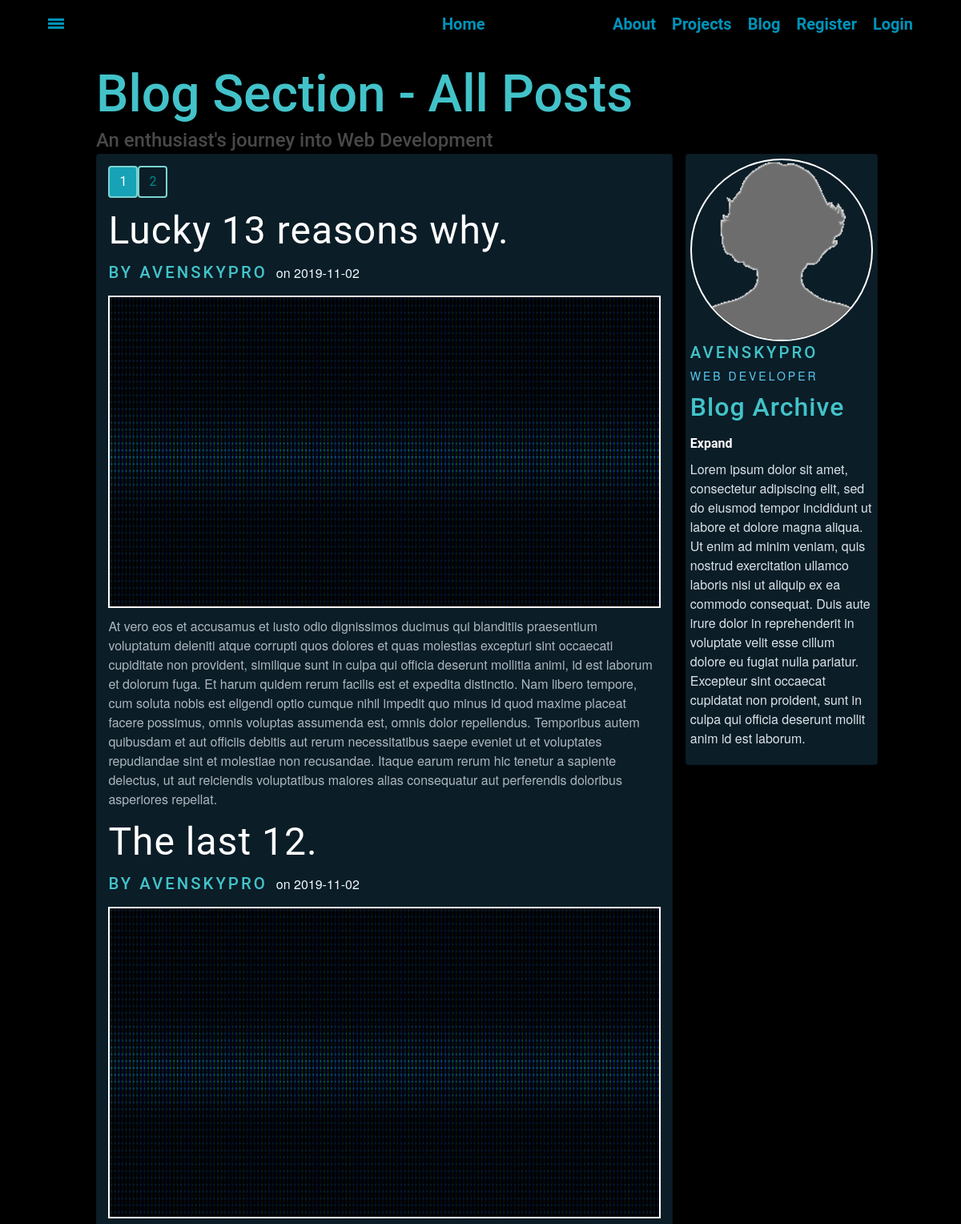
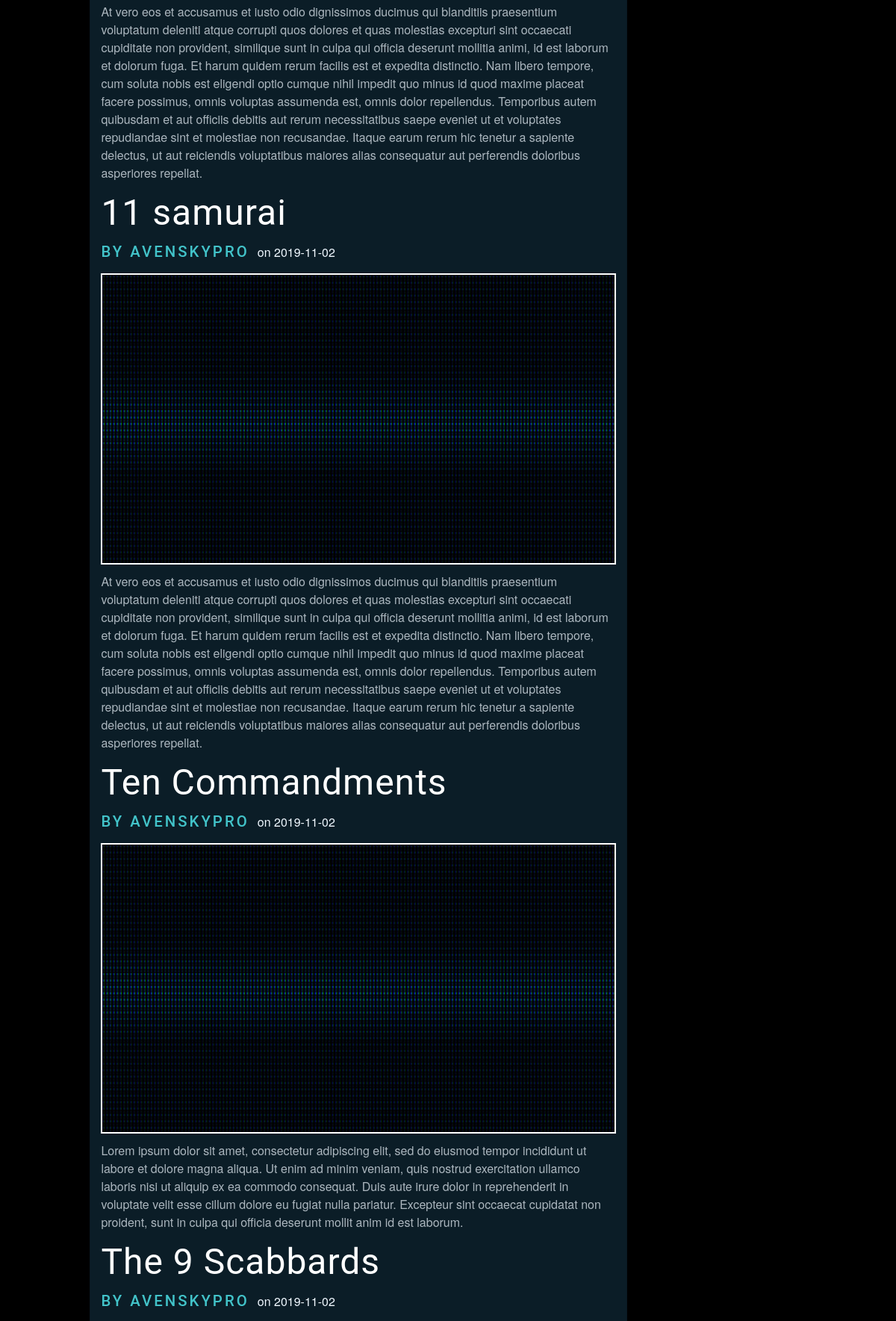
The app's page /user/avenskypro (upper part) with its own data (2 pictures, top to bottom).
### webdev/models.py (models this page shows, shortened)
class Post(db.Model):
    __tablename__= 'post'
    id = db.Column(db.Integer, primary_key=True)
    title = db.Column(db.String(100), nullable=False)
    date_posted = db.Column(db.DateTime, nullable=False, default=datetime.datetime.utcnow())
    content = db.Column(db.Text, nullable=False)
    user_id = db.Column(db.Integer, db.ForeignKey('user.id'), nullable=False)

class User(db.Model, UserMixin):
    id = db.Column(db.Integer, primary_key=True)
    username = db.Column(db.String(20), unique=True, nullable=False)
    email = db.Column(db.String(120),  unique=True, nullable=False)
    image_file = db.Column(db.String(20), nullable=False, default='blank_user.gif')
    password = db.Column(db.String(60), nullable=False)
    posts = db.relationship('Post', backref='author', lazy=True)

### webdev/routes.py (the view)
@app.route("/user/<string:username>")
def user_posts(username):
	page = request.args.get('page', type=int, default=1)
	user = User.query.filter_by(username=username).first_or_404()
	posts = Post.query.filter_by(author=user).order_by(Post.id.desc()).paginate(page=page, per_page=5)
	image_file = url_for('static',filename='pics/' + user.image_file)
	return render_template('user_posts.html', posts=posts, user=user, image_file = image_file)

### webdev/templates/user_posts.html (shortened to what this page needs)
{% extends "main.html" %}
{% block content %}
<div class="blog-wrapper content-wrapper" id="user_posts">
	<div class="box header">
		<div class="blog-header">
			<div class="blog-header-left">
				<a href="{{ url_for('showBlog') }}"><h2>Blog Section - All Posts</h2></a>
				<h3>An enthusiast's journey into Web Development</h3>
			</div>
		</div>
	</div>
	<div class="box content">
		<div class="blog-card card">
			<ul class="pagination">
			{% for page_num in posts.iter_pages(left_edge=1, right_edge=1, left_current=1, right_current=2) %}
					{% if page_num %}
						 {% if posts.page == page_num %}
							 <li><a class="btn btn-info" href="{{ url_for('user_posts', username=user.username, page=page_num) }}">{{ page_num }}</a></li>
						 {% else %}
							 <li><a class="btn btn-outline-info" href="{{ url_for('user_posts', username=user.username, page=page_num) }}">{{ page_num }}</a></li>
						 {% endif %}
					{% else %}
						<li>
							<a class="btn btn-outline-info mb-4">
							<span class="ellipsis">&hellip;</span>
							</a>
						</li>
					{% endif %}
			{% endfor %}
			</ul>
			{% for post in posts.items %}
			<a class="card-post-title" href="{{ url_for('post', post_id=post.id )}}"><h1>{{ post.title }}</h1></a>
			<a class="card-author" href="{{ url_for('user_posts', username=post.author.username) }}"><h2>By {{ post.author.username }}</h2></a>
			<small class="card-date text-muted"><p> on {{ post.date_posted.strftime('%Y-%m-%d') }}</p></small>
			<img class="blog-card-img card-img" src="{{ url_for('static', filename='pics/heading.gif') }}">
			<p class="card-content">{{ post.content }}</p>
			{% endfor %}
		</div>
	</div>
	<div class="box sidebar">
		<div class="side-card card">
			<img class="card-img" src="{{ image_file }}">
			<a class="card-author"><h2>{{ user.username }}</h2></a>
			<p class="card-position">Web Developer</p>
			<h2 class="card-title">Blog Archive</h2>
			<div class="card-archive">
			  <label for="togList1">
			    <span>Expand</span>
			  </label>
			</div>
			<p class="card-info">Lorem ipsum dolor sit amet, consectetur adipiscing elit, sed do eiusmod tempor incididunt ut labore et dolore magna aliqua. Ut enim ad minim veniam, quis nostrud exercitation ullamco laboris nisi ut aliquip ex ea commodo consequat. Duis aute irure dolor in reprehenderit in voluptate velit esse cillum dolore eu fugiat nulla pariatur. Excepteur sint occaecat cupidatat non proident, sunt in culpa qui officia deserunt mollit anim id est laborum.</p>
		</div>
	</div>
</div>
{% endblock %}

### webdev/templates/main.html (shortened to what this page needs)
<!DOCTYPE html>
<html lang="en">
	<head>
		<link rel="stylesheet" href="https://maxcdn.bootstrapcdn.com/bootstrap/4.0.0/css/bootstrap.min.css">
		<link rel="stylesheet" type="text/css" href="{{ url_for('static', filename='styles.css') }}">
	</head>
	<body>
		<div class="wrapper">
			<nav class="navbar" id="navbar">
			  <div class="navbox navleft">
			    <li class="navbar-item"><a href="#" class="box-shadow-menu"></a></li>
			  </div>
			  <div class="navbox navcenter">
			    <li class="navbar-item"><a href="{{url_for('showHome')}}">Home</a></li>
			  </div>
			  <div class="navbox navright">
			    <li class="navbar-item"><a href="{{url_for('showHome')}}#about">About</a></li>
			    <li class="navbar-item"><a href="{{url_for('showHome')}}#projects">Projects</a></li>
			    <li class="navbar-item"><a href="{{url_for('showBlog')}}">Blog</a></li>
					{% if current_user.is_authenticated %}
					<li class="navbar-item">
						<a href="{{ url_for('account') }}">Account</a>
					</li>
					<li class="navbar-item">
						<a href="{{ url_for('logout') }}">Logout</a>
					</li>
					{% else %}
					<li class="navbar-item">
						<a href="{{ url_for('register') }}">Register</a>
					</li>
					<li class="navbar-item">
						<a href="{{ url_for('login') }}">Login</a>
					</li>
					{% endif %}
			  </div>
			</nav>
			{% block content %}{% endblock %}
		</div>
	</body>
</html>

### webdev/static/styles.css (style rules this page uses)
body { margin: 0px; overflow-x: hidden; color:white; }
* { font-family: "Helvetica Neue Bold", Roboto, Helvetica, Arial, sans-serif; font-weight: 700; }
h1 { font-family: "Helvetica Neue Light", Roboto, Helvetica, Arial, sans-serif; font-size: 50px; line-height: 60px; font-weight: 300; }
h2 { font-size: 3em; color: #42C3C9; }
h3 { font-size: 24px; color: #4A4A4A; line-height: 23px; }
p { font-family: "Helvetica Neue", Roboto, Helvetica, Arial, sans-serif; font-size: 16px; color: #F0F8FF; font-weight: 400; }
a { font-size: 14px; color: #0093b9; line-height: 17px; text-decoration: none; }
.navbar { display: flex; margin: 0px; height:8vh; position: fixed; width: 100%; list-style: none; padding: 0px; z-index: 10000; }
.navbox { flex: 1; display: flex; justify-content: center; align-items: center; }
.navleft { justify-content: flex-start; padding-left: 50px; }
.navright { justify-content: flex-end; padding-right: 50px; }
.navbar-item { padding: 10px; white-space: nowrap; }
.navbar-item a { text-decoration: none; color: #0093B9; font-size: 1.25em; }
.box-shadow-menu { position: relative; padding-left: 1.25em; }
.box-shadow-menu:before { content: ""; position: absolute; left: 0; top: 0.25em; width: 1em; height: 0.15em; background: #0093B9; box-shadow: 0 0.25em 0 0 #0093B9, 0 0.5em 0 0 #0093B9; }
.header h2 { font-size: 4rem; margin:0px; }
.header h3 { margin: 0px; font-size: 1.5em; line-height: 1.5em; }
.header { align-items: center; margin-bottom:2%; white-space: nowrap; height:100% }
.content-wrapper { min-height: 90vh; margin: 0 10%; padding: 10vh 0 0; display: grid; grid-template-rows: 12vh min-content; grid-gap: 1em; grid-template-columns: 1fr; grid-template-areas: "header" "content" }
.sidebar { grid-area: sidebar; }
.content { grid-area: content; }
.header { grid-area: header; }
.blog-wrapper { grid-template-columns: 60vw 20vw; grid-template-areas: "header header" "content sidebar"; }
.blog-header { justify-content: space-between; display: flex; }
.card { background-color: rgba(34,84,112,0.35); box-shadow: 0 0 20px rgba(0,0,0,.2); padding:2%; display: grid; grid-gap: 1em; margin-bottom: 2%; }
.card-img { grid-area: image; }
.card-position { grid-area: position; }
.card-info { grid-area: info; }
.card-archive { grid-area: archive; }
.blog-card { display: block; }
.side-card { display: block; }
a { color: dodgerblue; }
.card-info { font-weight: 300; opacity: .9; }
.card-position { text-transform: uppercase; font-size: .875rem; letter-spacing: 3px; margin: 0 0 .5vem; line-height: 1; color: #5bcbf0; }
.card-img { justify-self: center; max-width: 100%; border-radius: 50%; border: 2px solid white; }
.blog-card-img { justify-self: center; max-width: 100%; border-radius: 50%; border: 2px solid white; border-radius: 0; }
.card-post-title h1 { letter-spacing: 1px; margin: .35em 0 .30em; line-height: 1; font-weight: 400; font-size: 3rem; color: white; }
.card-title { letter-spacing: 1px; margin: .15em 0 .55em; line-height: 1; font-size: 2rem; }
.card-author { display: inline-block; text-transform: uppercase; font-size: .425em; letter-spacing: 3px; margin: .25em 0; line-height: 1; color: #5bcbf0; }
.card-date { margin: 0 .55em; display: inline-block; }
.card-content { font-weight: 300; opacity: .7; margin: .70em 0; }
.btn { display: block; margin: 0px auto 0px; border: 2px solid #7AD4D0; color: darkcyan; }
.btn-info { color: #fff; }
.pagination { margin-bottom: 0px }

### records on screen
Post: title "Lucky 13 reasons why.", author.username "AVENSKYPRO", date_posted "2019-11-02", content "At vero eos et accusamus et iusto odio dignissimos ducimus qui blanditiis praesentium voluptatum deleniti atque corrupti quos dolores et quas molestias excepturi sint occaecati cupiditate non provident, similique sunt in culpa qui officia deserunt mollitia animi, id est laborum et dolorum fuga. Et harum quidem rerum facilis est et expedita distinctio. Nam libero tempore, cum soluta nobis est eligendi optio cumque nihil impedit quo minus id quod maxime placeat facere possimus, omnis voluptas assumenda est, omnis dolor repellendus. Temporibus autem quibusdam et aut officiis debitis aut rerum necessitatibus saepe eveniet ut et voluptates repudiandae sint et molestiae non recusandae. Itaque…"
Post: title "The last 12.", author.username "AVENSKYPRO", date_posted "2019-11-02", content "At vero eos et accusamus et iusto odio dignissimos ducimus qui blanditiis praesentium voluptatum deleniti atque corrupti quos dolores et quas molestias excepturi sint occaecati cupiditate non provident, similique sunt in culpa qui officia deserunt mollitia animi, id est laborum et dolorum fuga. Et harum quidem rerum facilis est et expedita distinctio. Nam libero tempore, cum soluta nobis est eligendi optio cumque nihil impedit quo minus id quod maxime placeat facere possimus, omnis voluptas assumenda est, omnis dolor repellendus. Temporibus autem quibusdam et aut officiis debitis aut rerum necessitatibus saepe eveniet ut et voluptates repudiandae sint et molestiae non recusandae. Itaque…"
Post: title "11 samurai", author.username "AVENSKYPRO", date_posted "2019-11-02", content "At vero eos et accusamus et iusto odio dignissimos ducimus qui blanditiis praesentium voluptatum deleniti atque corrupti quos dolores et quas molestias excepturi sint occaecati cupiditate non provident, similique sunt in culpa qui officia deserunt mollitia animi, id est laborum et dolorum fuga. Et harum quidem rerum facilis est et expedita distinctio. Nam libero tempore, cum soluta nobis est eligendi optio cumque nihil impedit quo minus id quod maxime placeat facere possimus, omnis voluptas assumenda est, omnis dolor repellendus. Temporibus autem quibusdam et aut officiis debitis aut rerum necessitatibus saepe eveniet ut et voluptates repudiandae sint et molestiae non recusandae. Itaque…"
Post: title "Ten Commandments", author.username "AVENSKYPRO", date_posted "2019-11-02", content "Lorem ipsum dolor sit amet, consectetur adipiscing elit, sed do eiusmod tempor incididunt ut labore et dolore magna aliqua. Ut enim ad minim veniam, quis nostrud exercitation ullamco laboris nisi ut aliquip ex ea commodo consequat. Duis aute irure dolor in reprehenderit in voluptate velit esse cillum dolore eu fugiat nulla pariatur. Excepteur sint occaecat cupidatat non proident, sunt in culpa qui officia deserunt mollit anim id est laborum."
Post: title "The 9 Scabbards", author.username "AVENSKYPRO", date_posted "2019-11-02"
User: username "AVENSKYPRO"

### other values on screen
{{ page_num }} "1"
{{ page_num }} "2"
